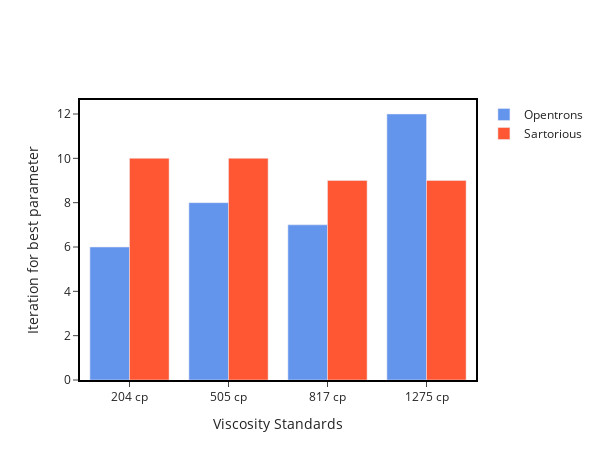

The code cell stored with this chart in its notebook:
### Code cell
compare('Iteration for best parameter','Iteration for best parameter')

### Figure 1 — Plotly figure (JSON) as saved in the notebook; plotly's stock layout.template omitted (floating-point values rounded to 4 significant figures)
{"data": [{"marker": {"color": "#6495ED"}, "name": "Opentrons", "type": "bar", "x": ["204 cp", "505 cp", "817 cp", "1275 cp"], "y": [6, 8, 7, 12]}, {"marker": {"color": "#FF5733"}, "name": "Sartorious", "type": "bar", "x": ["204 cp", "505 cp", "817 cp", "1275 cp"], "y": [10, 10, 9, 9]}], "layout": {"height": 460, "paper_bgcolor": "rgba(0,0,0,0)", "plot_bgcolor": "rgba(0, 0, 0, 0)", "width": 600, "xaxis": {"linecolor": "black", "linewidth": 2, "mirror": true, "showgrid": false, "showline": true, "ticks": "outside", "title": {"text": "Viscosity Standards"}}, "yaxis": {"linecolor": "black", "linewidth": 2, "mirror": true, "showgrid": false, "showline": true, "ticks": "outside", "title": {"text": "Iteration for best parameter"}}}}
